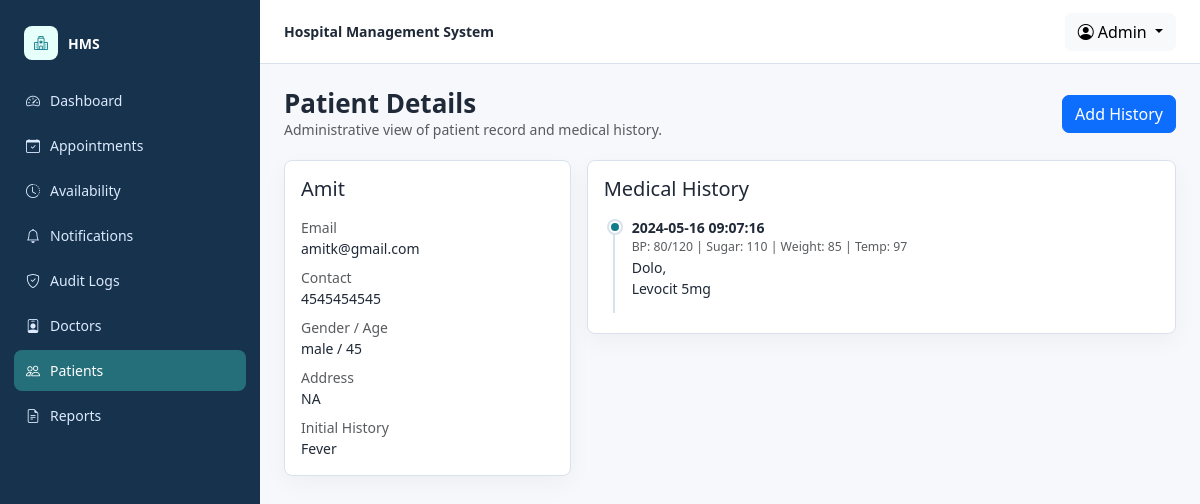
The app's page /hms/admin/view-patient.php?viewid=2 (signed in) with its own data.
### tables this page shows
CREATE TABLE `tblpatient` (
  `ID` int(10) NOT NULL,
  `Docid` int(10) DEFAULT NULL,
  `PatientName` varchar(200) DEFAULT NULL,
  `PatientContno` bigint(10) DEFAULT NULL,
  `PatientEmail` varchar(200) DEFAULT NULL,
  `PatientGender` varchar(50) DEFAULT NULL,
  `PatientAdd` mediumtext DEFAULT NULL,
  `PatientAge` int(10) DEFAULT NULL,
  `PatientMedhis` mediumtext DEFAULT NULL,
  `CreationDate` timestamp NULL DEFAULT current_timestamp(),
  `UpdationDate` timestamp NULL DEFAULT NULL ON UPDATE current_timestamp()
);

CREATE TABLE `tblmedicalhistory` (
  `ID` int(10) NOT NULL,
  `PatientID` int(10) DEFAULT NULL,
  `BloodPressure` varchar(200) DEFAULT NULL,
  `BloodSugar` varchar(200) NOT NULL,
  `Weight` varchar(100) DEFAULT NULL,
  `Temperature` varchar(200) DEFAULT NULL,
  `MedicalPres` mediumtext DEFAULT NULL,
  `CreationDate` timestamp NOT NULL DEFAULT current_timestamp() ON UPDATE current_timestamp()
);

### hms/admin/view-patient.php (the view, shortened to what this page needs)
<?php
include('include/config.php');
$patientId = hms_int(hms_get('viewid'));
$patient = hms_fetch_one($con, 'SELECT * FROM tblpatient WHERE ID = ?', 'i', array($patientId));
$history = hms_fetch_all($con, 'SELECT * FROM tblmedicalhistory WHERE PatientID = ? ORDER BY CreationDate DESC, ID DESC', 'i', array($patientId));
?>
<div class="hms-page-title">
    <div>
        <h1>Patient Details</h1>
        <div class="text-muted">Administrative view of patient record and medical history.</div>
    </div>
    <button class="btn btn-primary" type="button" data-bs-toggle="modal" data-bs-target="#historyModal">Add History</button>
</div>
<div class="row g-3">
    <div class="col-lg-4">
        <div class="hms-card p-3">
            <h2 class="h5 mb-3"><?php echo hms_e($patient['PatientName']); ?></h2>
            <div class="mb-2"><span class="text-muted">Email</span><div><?php echo hms_e($patient['PatientEmail']); ?></div></div>
            <div class="mb-2"><span class="text-muted">Contact</span><div><?php echo hms_e($patient['PatientContno']); ?></div></div>
            <div class="mb-2"><span class="text-muted">Gender / Age</span><div><?php echo hms_e($patient['PatientGender']); ?> / <?php echo hms_e($patient['PatientAge']); ?></div></div>
            <div class="mb-2"><span class="text-muted">Address</span><div><?php echo hms_e($patient['PatientAdd']); ?></div></div>
            <div><span class="text-muted">Initial History</span><div><?php echo nl2br(hms_e($patient['PatientMedhis'])); ?></div></div>
        </div>
    </div>
    <div class="col-lg-8">
        <div class="hms-card p-3">
            <h2 class="h5 mb-3">Medical History</h2>
            <div class="timeline">
                <?php foreach ($history as $item) { ?>
                    <div class="timeline-item">
                        <div class="fw-semibold"><?php echo hms_e($item['CreationDate']); ?></div>
                        <div class="small text-muted">BP: <?php echo hms_e($item['BloodPressure']); ?> | Sugar: <?php echo hms_e($item['BloodSugar']); ?> | Weight: <?php echo hms_e($item['Weight']); ?> | Temp: <?php echo hms_e($item['Temperature']); ?></div>
                        <div><?php echo nl2br(hms_e($item['MedicalPres'])); ?></div>
                    </div>
                <?php } ?>
            </div>
        </div>
    </div>
</div>

### hms/include/hms_helpers.php (style rules this page uses)
:root { --hms-ink: #1f2937; --hms-muted: #667085; --hms-line: #d9e2ec; --hms-bg: #f6f8fb; --hms-sidebar: #17324d; --hms-sidebar-active: #256f7a; --hms-teal: #127c8a; --hms-amber: #b7791f; }
body { background: var(--hms-bg); color: var(--hms-ink); font-size: 14px; letter-spacing: 0; }
.hms-page-title { display: flex; justify-content: space-between; gap: 16px; align-items: center; margin-bottom: 20px; }
.hms-page-title h1 { font-size: 26px; margin: 0; font-weight: 700; }
.hms-card { background: #fff; border: 1px solid var(--hms-line); border-radius: 8px; box-shadow: 0 8px 24px rgba(16, 24, 40, .04); }
.btn { border-radius: 7px; }
.timeline { position: relative; padding-left: 28px; }
.timeline:before { content: ""; position: absolute; left: 9px; top: 4px; bottom: 4px; width: 2px; background: var(--hms-line); }
.timeline-item { position: relative; padding-bottom: 18px; }
.timeline-item:before { content: ""; position: absolute; left: -23px; top: 4px; width: 12px; height: 12px; border-radius: 50%; background: var(--hms-teal); border: 2px solid #fff; box-shadow: 0 0 0 2px var(--hms-line); }

### records on screen
tblpatient: PatientName "Amit", PatientEmail "amitk@gmail.com", PatientContno "4545454545", PatientGender "male", PatientAge "45", PatientAdd "NA", PatientMedhis "Fever"
tblmedicalhistory: CreationDate "2024-05-16 09:07:16", BloodPressure "80/120", BloodSugar "110", Weight "85", Temperature "97", MedicalPres "Dolo, Levocit 5mg"

### other values on screen
hms_e($item[1]) "Dashboard"
hms_e($item[1]) "Appointments"
hms_e($item[1]) "Availability"
hms_e($item[1]) "Notifications"
hms_e($item[1]) "Audit Logs"
hms_e($item[1]) "Doctors"
hms_e($item[1]) "Patients"
hms_e($item[1]) "Reports"
hms_e($name) "Admin"
